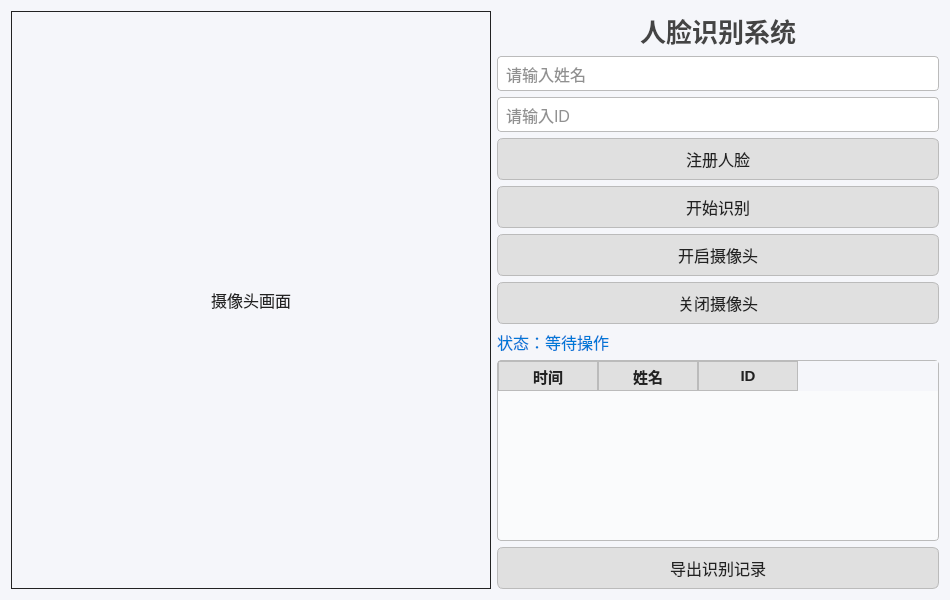
<?xml version="1.0" encoding="UTF-8"?>
<ui version="4.0">
 <class>FaceApp</class>
 <widget class="QWidget" name="FaceApp">
  <property name="geometry">
   <rect>
    <x>0</x>
    <y>0</y>
    <width>950</width>
    <height>600</height>
   </rect>
  </property>
  <property name="windowTitle">
   <string>深度学习人脸识别系统</string>
  </property>
  <property name="styleSheet">
   <string notr="true">
    QWidget {
        background: #f5f6fa;
        color: #222;
        font-family: "Microsoft YaHei", Arial, sans-serif;
        font-size: 16px;
    }
    QLabel#titleLabel {
        font-size: 26px;
        font-weight: bold;
        color: #444;
    }
    QPushButton {
        background: #e0e0e0;
        border: 1px solid #bbb;
        border-radius: 6px;
        padding: 8px 20px;
        font-size: 16px;
        outline: none;
    }
    QPushButton:focus {
        outline: none;
    }
    QPushButton:hover {
        background: #d0d0d0;
    }
    QLineEdit {
        background: #fff;
        border: 1px solid #bbb;
        border-radius: 4px;
        padding: 6px;
    }
    QTableWidget {
        background: #fafbfc;
        border: 1px solid #bbb;
        border-radius: 4px;
        font-size: 15px;
    }
    QHeaderView::section {
        background: #e0e0e0;
        font-weight: bold;
        font-size: 15px;
        border: 1px solid #bbb;
    }
    QLabel#statusLabel {
        color: #0078d7;
        font-size: 16px;
    }
   </string>
  </property>
  <layout class="QHBoxLayout" name="horizontalLayout">
   <item>
    <widget class="QLabel" name="cameraLabel">
     <property name="minimumSize">
      <size>
       <width>480</width>
       <height>360</height>
      </size>
     </property>
     <property name="frameShape">
      <enum>QFrame::Box</enum>
     </property>
     <property name="alignment">
      <set>Qt::AlignCenter</set>
     </property>
     <property name="text">
      <string>摄像头画面</string>
     </property>
    </widget>
   </item>
   <item>
    <layout class="QVBoxLayout" name="rightLayout">
     <item>
      <widget class="QLabel" name="titleLabel">
       <property name="text">
        <string>人脸识别系统</string>
       </property>
       <property name="alignment">
        <set>Qt::AlignCenter</set>
       </property>
      </widget>
     </item>
     <item>
      <widget class="QLineEdit" name="nameEdit">
       <property name="placeholderText">
        <string>请输入姓名</string>
       </property>
      </widget>
     </item>
     <item>
      <widget class="QLineEdit" name="idEdit">
       <property name="placeholderText">
        <string>请输入ID</string>
       </property>
      </widget>
     </item>
     <item>
      <widget class="QPushButton" name="registerBtn">
       <property name="text">
        <string>注册人脸</string>
       </property>
      </widget>
     </item>
     <item>
      <widget class="QPushButton" name="recognizeBtn">
       <property name="text">
        <string>开始识别</string>
       </property>
      </widget>
     </item>
     <item>
      <widget class="QPushButton" name="startCameraBtn">
       <property name="text">
        <string>开启摄像头</string>
       </property>
      </widget>
     </item>
     <item>
      <widget class="QPushButton" name="stopCameraBtn">
       <property name="text">
        <string>关闭摄像头</string>
       </property>
      </widget>
     </item>
     <item>
      <widget class="QLabel" name="statusLabel">
       <property name="text">
        <string>状态：等待操作</string>
       </property>
      </widget>
     </item>
     <item>
      <widget class="QTableWidget" name="resultTable">
       <property name="columnCount">
        <number>3</number>
       </property>
       <property name="rowCount">
        <number>0</number>
       </property>
       <column>
        <property name="text">
         <string>时间</string>
        </property>
       </column>
       <column>
        <property name="text">
         <string>姓名</string>
        </property>
       </column>
       <column>
        <property name="text">
         <string>ID</string>
        </property>
       </column>
      </widget>
     </item>
     <item>
      <widget class="QPushButton" name="exportBtn">
       <property name="text">
        <string>导出识别记录</string>
       </property>
      </widget>
     </item>
    </layout>
   </item>
  </layout>
 </widget>
 <resources/>
 <connections/>
</ui>
